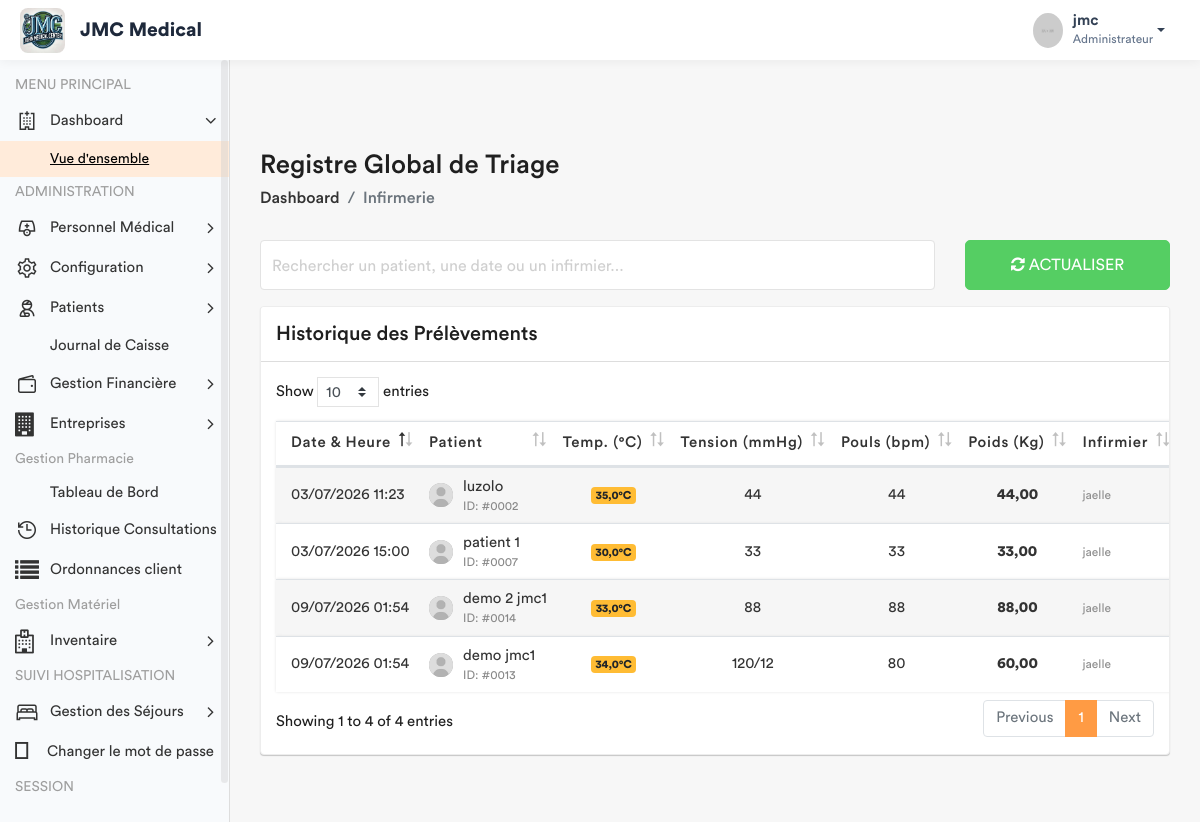
Before: /infirmerie/registre-global/ (signed in) with the older database file.
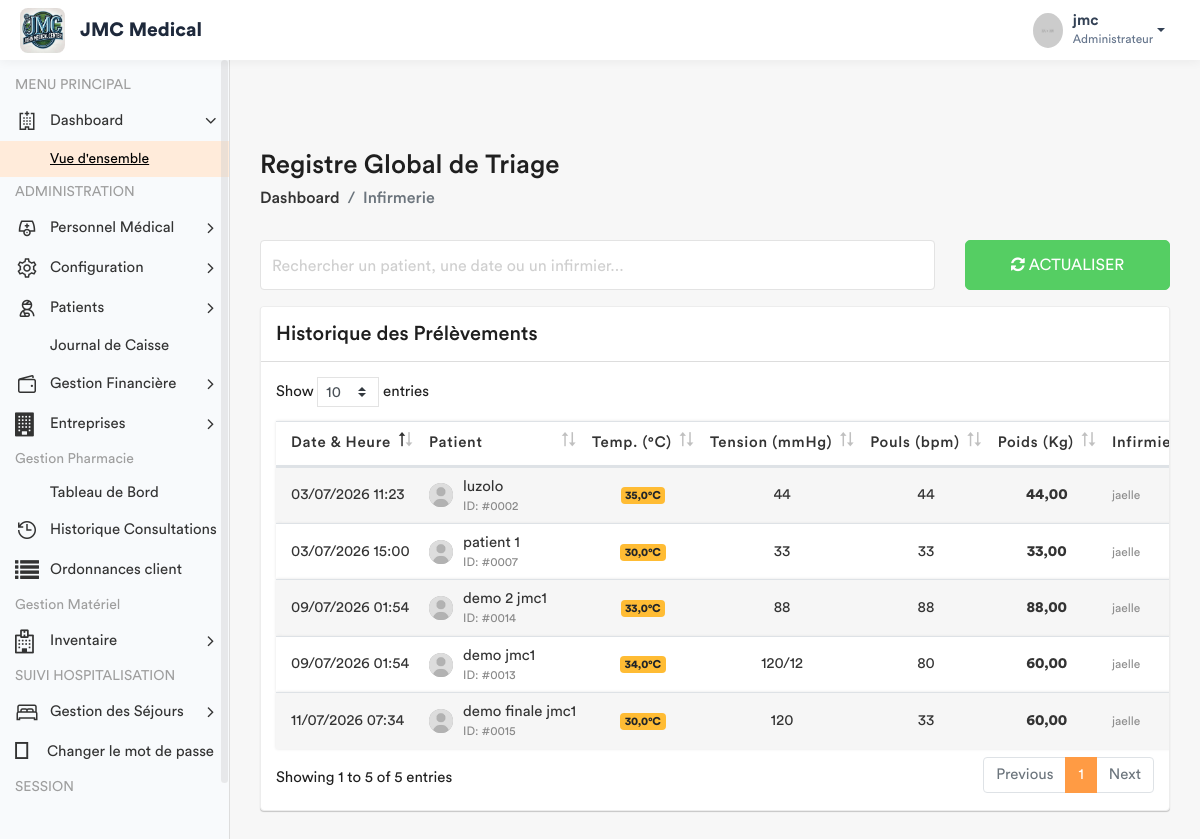
After: the same page with the newer database file.
### app/models.py (models this page shows, shortened)
class SigneVital(models.Model):
    patient = models.ForeignKey(Patient, on_delete=models.CASCADE)
    temperature = models.DecimalField(max_digits=4, decimal_places=1)
    poids = models.DecimalField(max_digits=5, decimal_places=2)
    tension_arterielle = models.CharField(max_length=10)
    frequence_cardiaque = models.IntegerField()
    frequence_respiratoire = models.IntegerField(null=True, blank=True)
    saturation_oxygene = models.IntegerField(null=True, blank=True)
    date_prelevement = models.DateTimeField(default=timezone.now)
    infirmier = models.ForeignKey(User, on_delete=models.SET_NULL, null=True)
    est_consulte = models.BooleanField(default=False)
    session = models.ForeignKey(SessionSoins, on_delete=models.CASCADE, related_name='signes_vitaux', null=True)
    hopital = models.ForeignKey(Hopital , on_delete= models.SET_NULL , null = True)

class Patient(models.Model):
    TYPE_CHOICES = [
        ('SIMPLE', 'Patient Simple'),
        ('FIDELE', 'Patient Fidèle'),
        ('CONVENTIONNE', 'Patient Conventionné'),
    ]
    code_patient = models.CharField(max_length=20, unique=True, editable=False)
    noms = models.CharField(max_length=100)
    service = models.ForeignKey('Service', on_delete=models.PROTECT, related_name='patients', null=True)
    sexe = models.CharField(max_length=1, choices=[('M', 'Masculin'), ('F', 'Féminin')])
    age = models.CharField(max_length=30)
    adresse = models.TextField()
    telephone = models.CharField(max_length=20)
    hopital = models.ForeignKey(Hopital , on_delete=models.SET_NULL , related_name= 'patient_hopital', null = True)
    type_patient = models.CharField(max_length=15, choices=TYPE_CHOICES, default='SIMPLE')
    a_carte_fidelite = models.BooleanField(default=False, verbose_name="Possède carte de fidélité")
    entreprise = models.ForeignKey(
        'Entreprise',
        on_delete=models.SET_NULL,
        null=True,
        blank=True,
        related_name='patients',
        verbose_name="Entreprise (si conventionné)"
    )
    fiche_payee = models.BooleanField(default=False)
    created_by = models.ForeignKey(User, on_delete=models.SET_NULL, null=True, related_name='patients_crees')
    date_creation = models.DateTimeField(auto_now_add=True)
    date_modification = models.DateTimeField(auto_now=True)

### app/views.py (the view)
# urls.py: path('infirmerie/registre-global/', views.liste_globale_triage, name='liste_globale_triage'),
@login_required
def liste_globale_triage(request):
    historique_global = SigneVital.objects.select_related('patient', 'infirmier').all().order_by('-date_prelevement')
    role = Fonction.objects.filter(userKey=request.user).first()
    fonctionKey = role.fonctionKey.roleName if role else None
    context = {
        'fonctionKey': fonctionKey,
        'historique': historique_global,
    }
    return render(request, 'back-end/infirmerie/liste_globale_triage.html', context)

### app/templates/back-end/infirmerie/liste_globale_triage.html (shortened to what the changed rows need)
<!DOCTYPE html>
{% load static %}
<html lang="fr">
    <head>
        {% include 'back-end/includes/css.html' %}
    </head>
    <body>
        <div class="main-wrapper">
            <div class="page-wrapper">
                <div class="content container-fluid">
                    <div class="row">
                        <div class="col-md-12">
                            <div class="card card-table">
                                <div class="card-body">
                                    <div class="table-responsive" style="padding: 15px;">
                                        <table class="table table-striped table-nowrap custom-table mb-0 datatable" id="triageTable">
                                            <thead>
                                                <tr>
                                                    <th>Date & Heure</th>
                                                    <th>Patient</th>
                                                    <th class="text-center">Temp. (°C)</th>
                                                    <th class="text-center">Tension (mmHg)</th>
                                                    <th class="text-center">Pouls (bpm)</th>
                                                    <th class="text-center">Poids (Kg)</th>
                                                    <th>Infirmier</th>
                                                </tr>
                                            </thead>
                                            <tbody>
                                                {% for signe in historique %}
                                                <tr>
                                                    <td>{{ signe.date_prelevement|date:"d/m/Y H:i" }}</td>
                                                    <td>
                                                        <h2 class="table-avatar">
                                                            <a href="#" class="avatar avatar-xs"><img src="{% static 'back-end/assets/img/user.jpg' %}" alt=""></a>
                                                            <a href="#">{{ signe.patient.noms }} <span>ID: #{{ signe.patient.id|stringformat:"04d" }}</span></a>
                                                        </h2>
                                                    </td>
                                                    <td class="text-center">
                                                        <span class="badge {% if signe.temperature >= 38 %}badge-danger{% elif signe.temperature < 36 %}badge-warning{% else %}badge-success{% endif %}">
                                                            {{ signe.temperature }}°C
                                                        </span>
                                                    </td>
                                                    <td class="text-center">{{ signe.tension_arterielle|default:"--" }}</td>
                                                    <td class="text-center">{{ signe.frequence_cardiaque|default:"--" }}</td>
                                                    <td class="text-center"><strong>{{ signe.poids }}</strong></td>
                                                    <td><small class="text-muted">{{ signe.infirmier.get_full_name|default:signe.infirmier.username }}</small></td>
                                                </tr>
                                                {% empty %}
                                                <tr>
                                                    <td colspan="8" class="text-center text-muted py-4">Aucun prélèvement enregistré.</td>
                                                </tr>
                                                {% endfor %}
                                            </tbody>
                                        </table>
                                    </div>
                                </div>
                            </div>
                        </div>
                    </div>
                </div>
            </div>
        </div>
    </body>
</html>

Changed rows visible on the page:
added SigneVital: date_prelevement "11/07/2026 07:34", patient.noms "demo finale jmc1", patient.id "0015", temperature "30,0", tension_arterielle "120", frequence_cardiaque "33", poids "60,00", infirmier.get_full_name "jaelle"
Other visible differences:
text written by a page script: "Show entries Showing 1 to 4 of 4 entries Previous 1 Next" → "Show entries Showing 1 to 5 of 5 entries Previous 1 Next"
